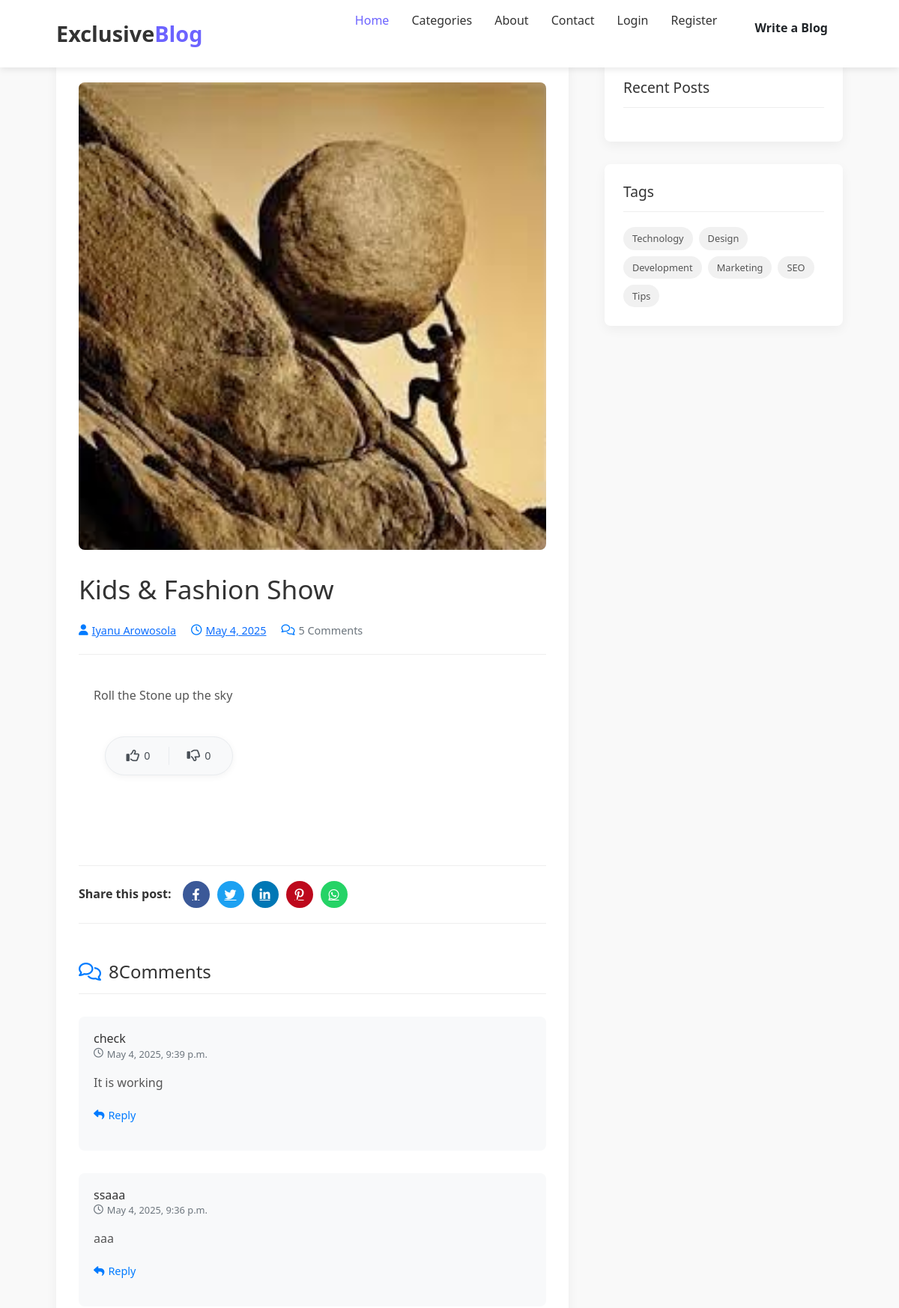
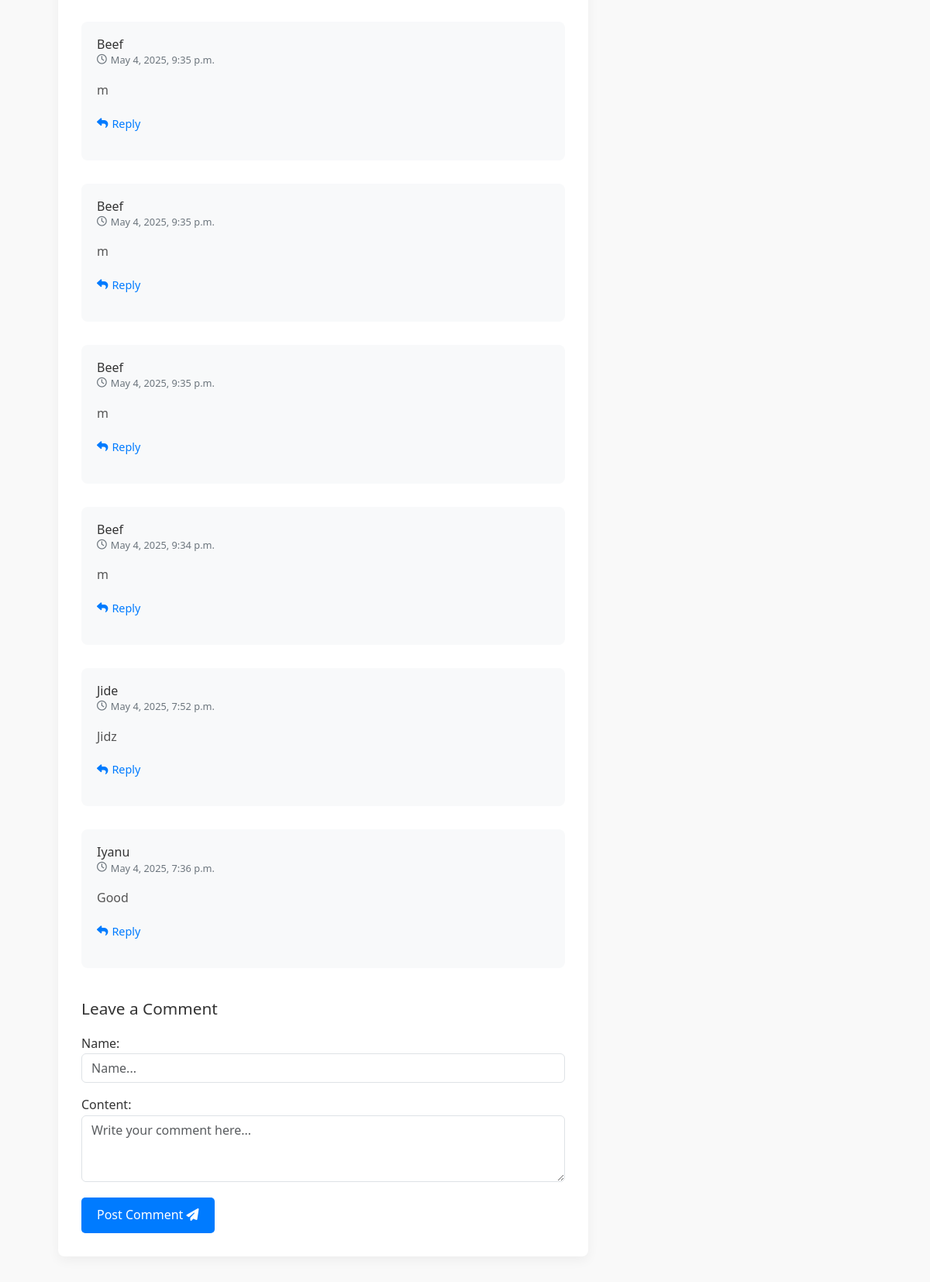
/blog/read/1/ (upper part), run on the app's committed database (2 pictures, top to bottom).
### blog/models.py (models this page shows, shortened)
class Blog(models.Model):
    author = models.ForeignKey(Author, on_delete=models.CASCADE, blank=True, null=True)   # use later
    category = models.ForeignKey(Category, on_delete=models.SET_NULL, null=True)
    title = models.CharField(max_length=100, blank=True, null=True)
    description = models.CharField(max_length=150, blank=True, null=True)
    image = models.ImageField(upload_to='blog-img/', blank=True, null=True)
    body = RichTextField(blank=True, null=True)
    created_at = models.DateTimeField(auto_now_add=True)
    updated_at = models.DateTimeField(auto_now=True)

class Author(models.Model):
    first_name = models.CharField(max_length=100)
    last_name = models.CharField(max_length=100, null=True, blank=True)
    country = models.CharField(max_length=50)
    joined_at = models.DateTimeField(default=timezone.now)
    class Meta:
        verbose_name_plural = "Authors"
    def __str__(self):
        return f"{self.first_name} {self.last_name}"

class Comment(models.Model):
    blog = models.ForeignKey(Blog, on_delete=models.CASCADE, related_name="comments")
    name = models.CharField(max_length=200)
    content = models.TextField()
    parent = models.ForeignKey('self', null=True, blank=True, on_delete=models.CASCADE, related_name="replies")
    is_author_reply = models.BooleanField(default=False)
    created_at = models.DateTimeField(auto_now_add=True)
    updated_at = models.DateTimeField(auto_now=True)
    class Meta:
        ordering = ['-created_at']

### blog/views.py (the view)
# urls.py: path('read/<int:blog_id>/', views.blog_detail, name="blog_detail"),
def blog_detail(request, blog_id):
    blog = get_object_or_404(Blog, pk=blog_id)
    comments = Comment.objects.filter(blog=blog, parent__isnull=True)
    comment_form = CommentForm()
    reply_form = ReplyForm()
    context = {
        'blog': blog,
        'comments': comments,
        'comment_form': comment_form,
        'reply_form': reply_form,
    }
    return render(request, 'blog/read_detail.html', context)

### blog/forms.py
class CommentForm(forms.ModelForm):
    class Meta:
        model = Comment
        fields = ['name', 'content']
        widgets = {
            'name': forms.TextInput(attrs={
                'class': 'form-control',
                'rows': 3,
                'placeholder': 'Name...'
            }),
            'content': forms.Textarea(attrs={
                'class': 'form-control',
                'rows': 3,
                'placeholder': 'Write your comment here...'
            }),
        }

class ReplyForm(forms.ModelForm):
    class Meta:
        model = Comment
        fields = ('content',)
        widgets = {
            'content': forms.Textarea(attrs={
                'class': 'form-control',
                'rows': 2,
                'placeholder': 'Write your reply here...'
            }),
        }

### templates/blog/read_detail.html (shortened to what this page needs)
{% extends 'blog/base.html' %}
{% load static %}
{% block content %}
<section id="blog" class="blog-section">
    <div class="container flex-container" data-aos="fade-up">
        <div class="row g-5">
            <div class="col-lg-8">
                <article class="blog-details">
                    <div class="post-img">
                        {% if 'http' in blog.image %}
                            <img src="{{ blog.image }}" alt="{{ blog.title }}" class="img-fluid">
                        {% else %}
                            <img src="{% static blog.image %}" alt="{{ blog.title }}" class="img-fluid">
                        {% endif %}
                    </div>
                    <h1 class="blog-title">{{ blog.title }}</h1>
                    <div class="meta-top">
                        <ul>
                            <li class="d-flex align-items-center">
                                <i class="fas fa-user"></i>
                                <a href="#">{{ blog.author }}</a>
                            </li>
                            <li class="d-flex align-items-center">
                                <i class="far fa-clock"></i>
                                <a href="#"><time datetime="{{ blog.created_at|date:'Y-m-d' }}">{{ blog.created_at|date:'M j, Y' }}</time></a>
                            </li>
                            <li class="d-flex align-items-center">
                                <i class="far fa-comments"></i>
                                <span>5 Comments</span>
                            </li>
                        </ul>
                    </div>
                    <div class="blog-content">
                        {{ blog.body|safe }}
                        <div class="content-actions">
                            <div class="reaction-box">
                                <button class="reaction-btn like-btn" id="likeButton" aria-label="Like this post">
                                    <i class="fa-regular fa-thumbs-up"></i>
                                    <span class="reaction-count like-count">0</span>
                                </button>
                                <button class="reaction-btn dislike-btn" id="dislikeButton" aria-label="Dislike this post">
                                    <i class="fa-regular fa-thumbs-down"></i>
                                    <span class="reaction-count dislike-count">0</span>
                                </button>
                            </div>
                        </div>
                    </div>
                    <div class="social-share">
                        <span>Share this post:</span>
                        <a href="#" class="facebook"><i class="fab fa-facebook-f"></i></a>
                        <a href="#" class="twitter"><i class="fab fa-twitter"></i></a>
                        <a href="#" class="linkedin"><i class="fab fa-linkedin-in"></i></a>
                        <a href="#" class="pinterest"><i class="fab fa-pinterest-p"></i></a>
                        <a href="#" class="whatsapp"><i class="fab fa-whatsapp"></i></a>
                    </div>
                    <div c
                        <div class="comments-section">
                            <h3 class="comments-title"><i class="far fa-comments"></i> <span id="comments-count">{{ comments.count }}</span> Comments</h3>
                            <div class="comment-list" id="comments-container">
                                {% for comment in comments %}
                                    {% include 'blog/subpage/comment.html' with comment=comment %}
                                {% empty %}
                                    <p class="no-comments">No comments yet. Be the first to comment!</p>
                                {% endfor %}
                            </div>
                            <div class="comment-form">
                                <h4>Leave a Comment</h4>
                                <form id="comment-form" method="post" action="{% url 'post_comment' blog.id %}">
                                    <div class="form-group">
                                        {{ comment_form.as_p }}
                                    </div>
                                    <button type="submit" class="submit-btn">Post Comment <i class="fas fa-paper-plane"></i></button>
                                </form>
                            </div>
                        </div>
                </article>
            </div>
    <div class="col-lg-4">
        <div class="sidebar">
            <div class="sidebar-widget">
                <h3 class="sidebar-title">Recent Posts</h3>
            </div>
            <div class="sidebar-widget">
                <h3 class="sidebar-title">Tags</h3>
                <div class="tags">
                    <a href="#">Technology</a>
                    <a href="#">Design</a>
                    <a href="#">Development</a>
                    <a href="#">Marketing</a>
                    <a href="#">SEO</a>
                    <a href="#">Tips</a>
                </div>
            </div>
        </div>
    </div>
</div>
</div>
</section>
{% endblock %}

### templates/blog/subpage/comment.html (shortened to what this page needs)
<div class="comment" id="comment-{{ comment.id }}">
    <div class="comment-author">
        <div>
            <h5>{{ comment.name }}</h5>
            <span class="comment-date"><i class="far fa-clock"></i> {{ comment.created_at|date:"F j, Y, g:i a" }}</span>
        </div>
    </div>
    <div class="comment-text">
        <p>{{ comment.content }}</p>
    </div>
    <a href="#" class="reply-btn" data-comment-id="{{ comment.id }}">
        <i class="fas fa-reply"></i> Reply
    </a>
</div>

### static/assets/blog.css (style rules this page uses)
:root { --primary-color: #6c63ff; --secondary-color: #4a42e8; --dark-color: #333; --light-color: #f4f4f4; --gray-color: #888; --white-color: #fff; --black-color: #000; }
* { margin: 0; padding: 0; box-sizing: border-box; }
body { font-family: 'Segoe UI', Tahoma, Geneva, Verdana, sans-serif; line-height: 1.6; color: var(--dark-color); background-color: var(--light-color); }
.container { width: 90%; max-width: 1200px; margin: 0 auto; padding: 0 15px; }
.blog-content { padding: 20px; }
.blog-section { padding: 80px 0; background-color: #f9f9f9; }
.flex-container { display: flex; flex-wrap: wrap; }
.blog-details { background: #fff; padding: 30px; border-radius: 8px; box-shadow: 0 5px 15px rgba(0, 0, 0, 0.05); margin-bottom: 30px; }
.post-img { margin-bottom: 30px; overflow: hidden; border-radius: 8px; }
.post-img img { width: 100%; height: auto; transition: transform 0.3s ease; }
.blog-title { font-size: 2.2rem; margin-bottom: 20px; color: #333; line-height: 1.3; }
.meta-top { margin-bottom: 20px; padding-bottom: 20px; border-bottom: 1px solid #eee; }
.meta-top ul { display: flex; flex-wrap: wrap; list-style: none; padding: 0; margin: 0; }
.meta-top li { margin-right: 20px; font-size: 0.9rem; color: #6c757d; }
.meta-top i { margin-right: 5px; color: #007bff; }
.blog-content { line-height: 1.8; color: #555; margin-bottom: 30px; }
.content-actions { margin: 40px 0; display: flex; flex-direction: column; width: 200px; align-items: center; }
.reaction-box { display: flex; align-items: center; background: #f8f9fa; border-radius: 50px; padding: 4px; box-shadow: 0 2px 10px rgba(0, 0, 0, 0.05); border: 1px solid #e9ecef; }
.reaction-btn { display: flex; align-items: center; justify-content: center; padding: 8px 16px; border: none; background: transparent; cursor: pointer; transition: all 0.3s ease; border-radius: 50px; min-width: 80px; }
.reaction-btn i { font-size: 1.1rem; margin-right: 6px; transition: all 0.2s ease; }
.reaction-count { font-size: 0.9rem; font-weight: 500; }
.like-btn { color: #495057; }
.dislike-btn { color: #495057; }
.social-share { padding: 20px 0; border-top: 1px solid #eee; border-bottom: 1px solid #eee; margin: 30px 0; display: flex; align-items: center; flex-wrap: wrap; }
.social-share span { margin-right: 15px; font-weight: 600; }
.social-share a { display: inline-flex; align-items: center; justify-content: center; width: 36px; height: 36px; border-radius: 50%; margin-right: 10px; color: #fff; transition: all 0.3s ease; }
.social-share a.facebook { background: #3b5998; }
.social-share a.twitter { background: #1da1f2; }
.social-share a.linkedin { background: #0077b5; }
.social-share a.pinterest { background: #bd081c; }
.social-share a.whatsapp { background: #25d366; }
.comments-section { margin-top: 50px; }
.comments-title { font-size: 1.5rem; margin-bottom: 30px; padding-bottom: 15px; border-bottom: 1px solid #eee; display: flex; align-items: center; }
.comments-title i { margin-right: 10px; color: #007bff; }
.comment { padding: 20px; margin-bottom: 30px; background: #f8f9fa; border-radius: 8px; }
.comment-author { display: flex; align-items: center; margin-bottom: 15px; }
.comment-author h5 { margin: 0; font-size: 1rem; color: #333; }
.comment-date { font-size: 0.8rem; color: #6c757d; display: flex; align-items: center; }
.comment-date i { margin-right: 5px; }
.comment-text { color: #555; line-height: 1.7; margin-bottom: 15px; }
.reply-btn { color: #007bff; font-size: 0.9rem; text-decoration: none; display: inline-flex; align-items: center; }
.reply-btn i { margin-right: 5px; }
.comment-form { margin-top: 40px; }
.comment-form h4 { font-size: 1.3rem; margin-bottom: 20px; }
.form-group { margin-bottom: 20px; }
.submit-btn { background: #007bff; color: #fff; border: none; padding: 10px 20px; border-radius: 5px; transition: all 0.3s ease; }
.sidebar-widget { background: #fff; padding: 25px; border-radius: 8px; box-shadow: 0 5px 15px rgba(0, 0, 0, 0.05); margin-bottom: 30px; }
.sidebar-title { font-size: 1.2rem; margin-bottom: 20px; padding-bottom: 15px; border-bottom: 1px solid #eee; position: relative; }
.tags { display: flex; flex-wrap: wrap; gap: 8px; }
.tags a { display: inline-block; padding: 5px 12px; background: #f1f1f1; color: #555; border-radius: 20px; font-size: 0.8rem; text-decoration: none; transition: all 0.3s ease; }

### data on the page
Blog: image (picture), title "Kids & Fashion Show", author "Iyanu Arowosola", created_at "May 4, 2025", body "Roll the Stone up the sky"
Comment: name "check", created_at "May 4, 2025, 9:39 p.m.", content "It is working"
Comment: name "ssaaa", created_at "May 4, 2025, 9:36 p.m.", content "aaa"
Comment: name "Beef", created_at "May 4, 2025, 9:35 p.m.", content "m"
Comment: name "Beef", created_at "May 4, 2025, 9:35 p.m.", content "m"
Comment: name "Beef", created_at "May 4, 2025, 9:35 p.m.", content "m"
Comment: name "Beef", created_at "May 4, 2025, 9:34 p.m.", content "m"
Comment: name "Jide", created_at "May 4, 2025, 7:52 p.m.", content "Jidz"
Comment: name "Iyanu", created_at "May 4, 2025, 7:36 p.m.", content "Good"

### other printed values
{{ comments.count }} "8"
